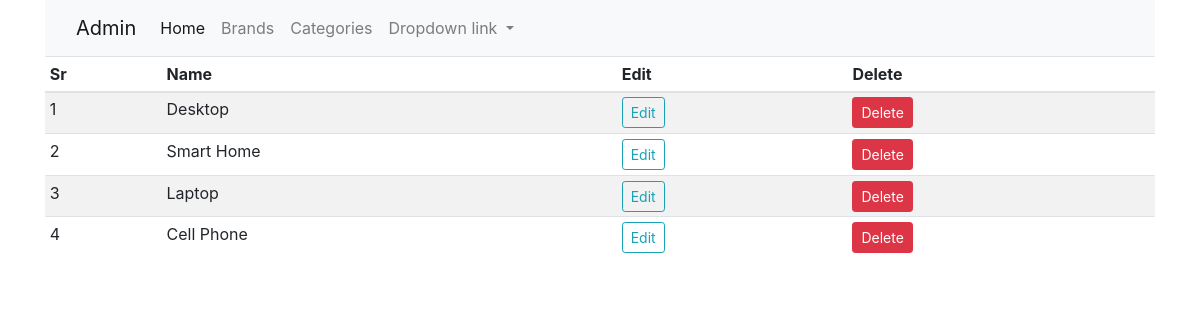
The app's page /categories (signed in), older data.
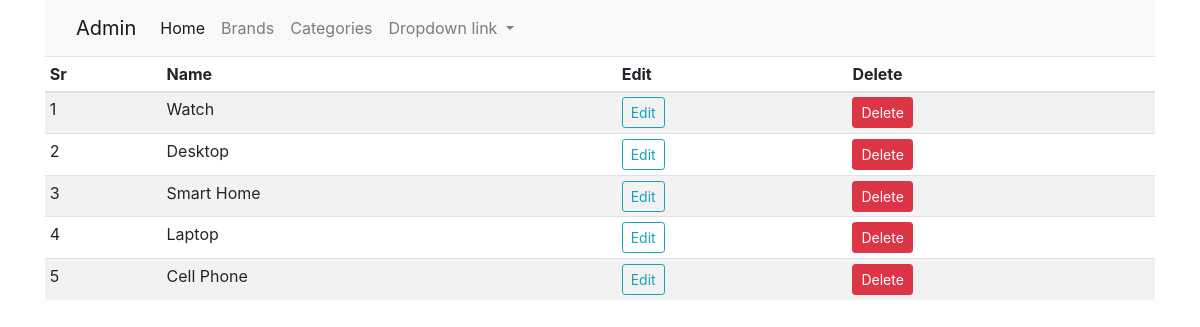
The same page, newer data.
### shop/products/models.py (models this page shows)
class Category(db.Model):
    id = db.Column(db.Integer, primary_key=True)
    name = db.Column(db.String(30), unique=True, nullable=False)

### shop/admin/routes.py (the view)
@app.route('/categories')
def categories():
    if 'email' not in session:
        flash('Please log in first', 'danger')
        return redirect(url_for('login'))
    categories = Category.query.order_by(Category.id.desc()).all()
    return render_template('admin/brands.html', title='categories Page', categories=categories)

### shop/templates/admin/brands.html (shortened to what this page needs)
{% extends "layout.html" %}
{% block content %}
<div class="container">
    <nav class="navbar navbar-expand-lg navbar-light bg-light">
        <div class="container-fluid">
            <a class="navbar-brand" href="/admin">Admin</a>
            <div class="collapse navbar-collapse" id="navbarNavDropdown">
                <ul class="navbar-nav">
                    <li class="nav-item">
                        <a class="nav-link active" aria-current="page" href="/">Home</a>
                    </li>
                    <li class="nav-item">
                        <a class="nav-link" href="/brands">Brands</a>
                    </li>
                    <li class="nav-item">
                        <a class="nav-link" href="/categories">Categories</a>
                    </li>
                    <li class="nav-item dropdown">
                        <a class="nav-link dropdown-toggle" href="#" id="navbarDropdownMenuLink" role="button"
                            data-bs-toggle="dropdown" aria-expanded="false">
                            Dropdown link
                        </a>
                    </li>
                </ul>
            </div>
        </div>
    </nav>
</div>
<div class="container">
    <table class="table table-sm table-striped table-hover">
        <thead>
            <tr>
                <th>Sr</th>
                <th>Name</th>
                <th>Edit</th>
                <th>Delete</th>
            </tr>
        </thead>
        <tbody>
            {% if brands %}
            {% for brand in brands %}
            <tr>
                <td>{{loop.index}}</td>
                <td>{{brand.name}}</td>
                <td><a href="{{url_for('updatebrand', id=brand.id)}}" class="btn btn-sm btn-outline-info">Edit</a></td>
                <td>
                    <button type="button" class="btn btn-danger btn-sm" data-toggle="modal"
                        data-target="#exampleModal-{{brand.id}}">
                        Delete
                    </button>
                </td>
            </tr>
            <div class="modal fade" id="exampleModal-{{brand.id}}" tabindex="-1" role="dialog"
                aria-labelledby="exampleModalLabel" aria-hidden="true">
                <div class="modal-dialog" role="document">
                    <div class="modal-content">
                        <div class="modal-header">
                            <h5 class="modal-title" id="exampleModalLabel">{{brand.name}}</h5>
                            <button type="button" class="close" data-dismiss="modal" aria-label="Close">
                                <span aria-hidden="true">&times;</span>
                            </button>
                        </div>
                        <div class="modal-body">
                            <span class="text-danger">Are you sure that you want to delete this brand:
                                ({{brand.name}})?</span>
                        </div>
                        <div class="modal-footer">
                            <button type="button" class="btn btn-secondary" data-dismiss="modal">Cancel</button>
                            <form action="{{url_for('deletebrand', id=brand.id)}}" method="POST">
                                <button type="submit" class="btn btn-danger btn-sm">Delete</button>
                            </form>
                        </div>
                    </div>
                </div>
            </div>
            {% endfor %}
            {% else %}
            {% for category in categories %}
            <tr>
                <td>{{loop.index}}</td>
                <td>{{category.name}}</td>
                <td><a href="{{url_for('updatecategory', id=category.id)}}" class="btn btn-sm btn-outline-info">Edit</a>
                </td>
                <td>
                    <button type="button" class="btn btn-danger btn-sm" data-toggle="modal"
                        data-target="#exampleModal-{{category.id}}">
                        Delete
                    </button>
                </td>
            </tr>
            {% endfor %}
            {% endif %}
        </tbody>
    </table>
</div>
{% endblock content %}

### shop/templates/layout.html (shortened to what this page needs)
<!doctype html>
<html lang="en">
<head>
    <link rel="stylesheet" href="{{ url_for('static', filename='css/bootstrap.min.css') }}">
</head>
<body>
    {% block content %}
    {% endblock content %}
</body>
</html>

Row changes from the older to the newer data that the page shows:
added Category: name "Watch"
